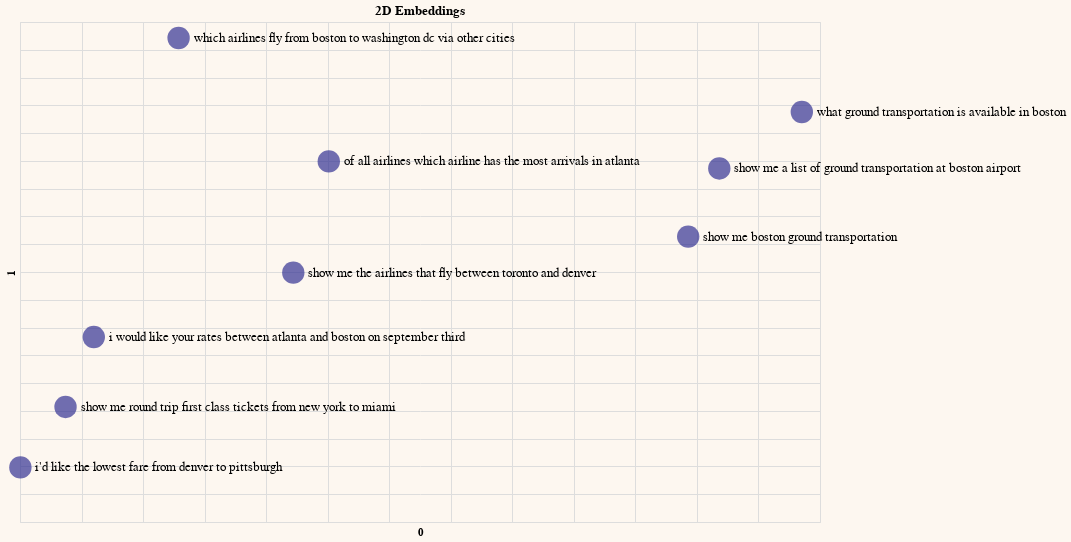

The notebook cell saved with this chart:
### Code cell
# Reduce embeddings to 2 principal components to aid visualization
embeds_pc2 = get_pc(embeds,2)

# Add the principal components to dataframe
df_pc2 = pd.concat([df, pd.DataFrame(embeds_pc2)], axis=1)

# Plot the 2D embeddings on a chart
df_pc2.columns = df_pc2.columns.astype(str)
generate_chart(df_pc2.iloc[:sample],'0','1',title='2D Embeddings')

### Figure 1 — Vega-Lite specification as saved in the notebook (floating-point values rounded to 4 significant figures; data arrays with more than 128 entries replaced by an {"elided": "..."} marker saying what was removed)
{"config": {"view": {"continuousWidth": 400, "continuousHeight": 300}, "background": "#FDF7F0", "legend": {"labelFontSize": 18, "orient": "bottom", "titleFontSize": 18}}, "layer": [{"mark": {"type": "circle", "size": 500}, "encoding": {"color": {"value": "#333293"}, "tooltip": [{"field": "query", "type": "nominal"}], "x": {"axis": {"domain": false, "labels": false, "ticks": false}, "field": "0", "scale": {"zero": false}, "type": "quantitative"}, "y": {"axis": {"domain": false, "labels": false, "ticks": false}, "field": "1", "scale": {"zero": false}, "type": "quantitative"}}}, {"mark": {"type": "text", "align": "left", "baseline": "middle", "color": "black", "dx": 15, "size": 13}, "encoding": {"color": {"value": "black"}, "text": {"field": "query", "type": "nominal"}, "tooltip": [{"field": "query", "type": "nominal"}], "x": {"axis": {"domain": false, "labels": false, "ticks": false}, "field": "0", "scale": {"zero": false}, "type": "quantitative"}, "y": {"axis": {"domain": false, "labels": false, "ticks": false}, "field": "1", "scale": {"zero": false}, "type": "quantitative"}}}], "data": {"name": "data-ad9ac1126a43f352a29dbb8ac7c6f6cc"}, "height": 500, "title": "2D Embeddings", "width": 800, "$schema": "https://vega.github.io/schema/vega-lite/v4.17.0.json", "datasets": {"data-ad9ac1126a43f352a29dbb8ac7c6f6cc": [{"query": " which airlines fly from boston to washington dc via other cities", "query_embeds": {"elided": "4096 float values"}, "0": -7.114, "1": 47.12}, {"query": " show me the airlines that fly between toronto and denver", "query_embeds": {"elided": "4096 float values"}, "0": 2.205, "1": 4.883}, {"query": " show me round trip first class tickets from new york to miami", "query_embeds": {"elided": "4096 float values"}, "0": -16.3, "1": -19.29}, {"query": " i'd like the lowest fare from denver to pittsburgh", "query_embeds": {"elided": "4096 float values"}, "0": -19.97, "1": -30.17}, {"query": " show me a list of ground transportation at boston airport", "query_embeds": {"elided": "4096 float values"}, "0": 36.82, "1": 23.64}, {"query": " show me boston ground transportation", "query_embeds": {"elided": "4096 float values"}, "0": 34.29, "1": 11.37}, {"query": " of all airlines which airline has the most arrivals in atlanta", "query_embeds": {"elided": "4096 float values"}, "0": 5.089, "1": 24.91}, {"query": " what ground transportation is available in boston", "query_embeds": {"elided": "4096 float values"}, "0": 43.52, "1": 33.8}, {"query": " i would like your rates between atlanta and boston on september third", "query_embeds": {"elided": "4096 float values"}, "0": -14.0, "1": -6.707}]}}
